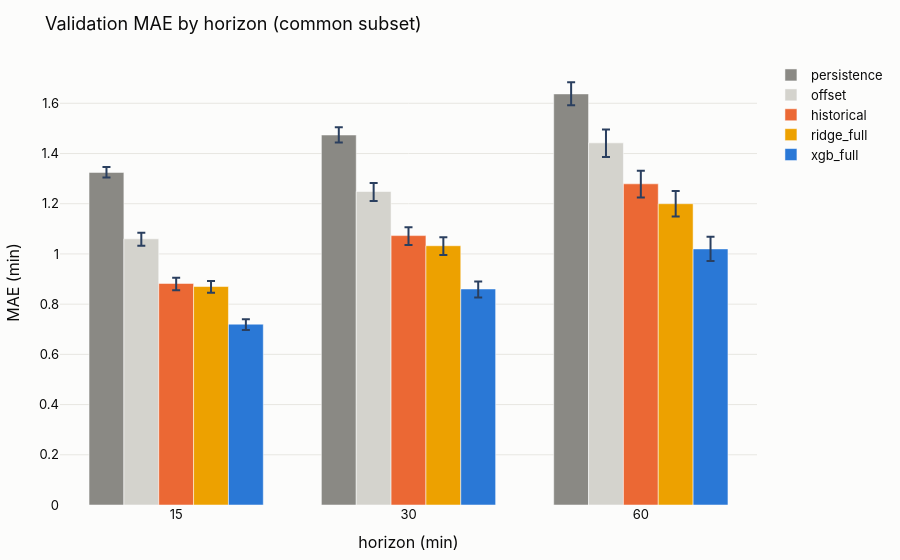

Write notebook code for a chart like this one.
### Code cell
# 1.3 Chart: MAE by horizon (95 % CI)
order = ["persistence", "offset", "historical", "ridge_full", "xgb_full"]
colors = {"persistence": GRAY, "offset": "#d4d3cd", "historical": SERIES[1], "ridge_full": SERIES[3],
          "xgb_full": SERIES[0]}
r = headline[headline["model"].isin(order)].copy()
r["plus"], r["minus"] = r["mae_hi"] - r["mae"], r["mae"] - r["mae_lo"]
fig = px.bar(r, x="horizon_min", y="mae", color="model", barmode="group", error_y="plus",
             error_y_minus="minus", category_orders={"model": order}, color_discrete_map=colors,
             title="Validation MAE by horizon (common subset)")
fig.update_layout(xaxis=dict(type="category", title="horizon (min)"), yaxis_title="MAE (min)",
                  legend_title=None)
fig.show()

### Figure 1 — Plotly figure (JSON) as saved in the notebook; plotly's stock layout.template omitted (floating-point values rounded to 4 significant figures)
{"data": [{"alignmentgroup": "True", "error_y": {"array": [0.02145, 0.03056, 0.0465], "arrayminus": [0.01995, 0.02952, 0.04518]}, "hovertemplate": "model=persistence<br>horizon_min=%{x}<br>mae=%{y}<extra></extra>", "legendgroup": "persistence", "marker": {"color": "#8a8984", "pattern": {"shape": ""}}, "name": "persistence", "offsetgroup": "persistence", "orientation": "v", "showlegend": true, "textposition": "auto", "type": "bar", "x": [15, 30, 60], "xaxis": "x", "y": [1.325, 1.474, 1.637], "yaxis": "y"}, {"alignmentgroup": "True", "error_y": {"array": [0.02378, 0.0339, 0.05365], "arrayminus": [0.02776, 0.03801, 0.0563]}, "hovertemplate": "model=offset<br>horizon_min=%{x}<br>mae=%{y}<extra></extra>", "legendgroup": "offset", "marker": {"color": "#d4d3cd", "pattern": {"shape": ""}}, "name": "offset", "offsetgroup": "offset", "orientation": "v", "showlegend": true, "textposition": "auto", "type": "bar", "x": [15, 30, 60], "xaxis": "x", "y": [1.06, 1.249, 1.443], "yaxis": "y"}, {"alignmentgroup": "True", "error_y": {"array": [0.02256, 0.03361, 0.05205], "arrayminus": [0.02728, 0.03788, 0.05489]}, "hovertemplate": "model=historical<br>horizon_min=%{x}<br>mae=%{y}<extra></extra>", "legendgroup": "historical", "marker": {"color": "#eb6834", "pattern": {"shape": ""}}, "name": "historical", "offsetgroup": "historical", "orientation": "v", "showlegend": true, "textposition": "auto", "type": "bar", "x": [15, 30, 60], "xaxis": "x", "y": [0.8826, 1.073, 1.279], "yaxis": "y"}, {"alignmentgroup": "True", "error_y": {"array": [0.02181, 0.03382, 0.05018], "arrayminus": [0.0246, 0.03736, 0.05057]}, "hovertemplate": "model=ridge_full<br>horizon_min=%{x}<br>mae=%{y}<extra></extra>", "legendgroup": "ridge_full", "marker": {"color": "#eda100", "pattern": {"shape": ""}}, "name": "ridge_full", "offsetgroup": "ridge_full", "orientation": "v", "showlegend": true, "textposition": "auto", "type": "bar", "x": [15, 30, 60], "xaxis": "x", "y": [0.8702, 1.033, 1.2], "yaxis": "y"}, {"alignmentgroup": "True", "error_y": {"array": [0.01998, 0.03024, 0.04822], "arrayminus": [0.02272, 0.03432, 0.04818]}, "hovertemplate": "model=xgb_full<br>horizon_min=%{x}<br>mae=%{y}<extra></extra>", "legendgroup": "xgb_full", "marker": {"color": "#2a78d6", "pattern": {"shape": ""}}, "name": "xgb_full", "offsetgroup": "xgb_full", "orientation": "v", "showlegend": true, "textposition": "auto", "type": "bar", "x": [15, 30, 60], "xaxis": "x", "y": [0.7202, 0.8605, 1.02], "yaxis": "y"}], "layout": {"barmode": "group", "legend": {"title": {}, "tracegroupgap": 0}, "title": {"text": "Validation MAE by horizon (common subset)"}, "xaxis": {"anchor": "y", "domain": [0, 1], "title": {"text": "horizon (min)"}, "type": "category"}, "yaxis": {"anchor": "x", "domain": [0, 1], "title": {"text": "MAE (min)"}}}}
